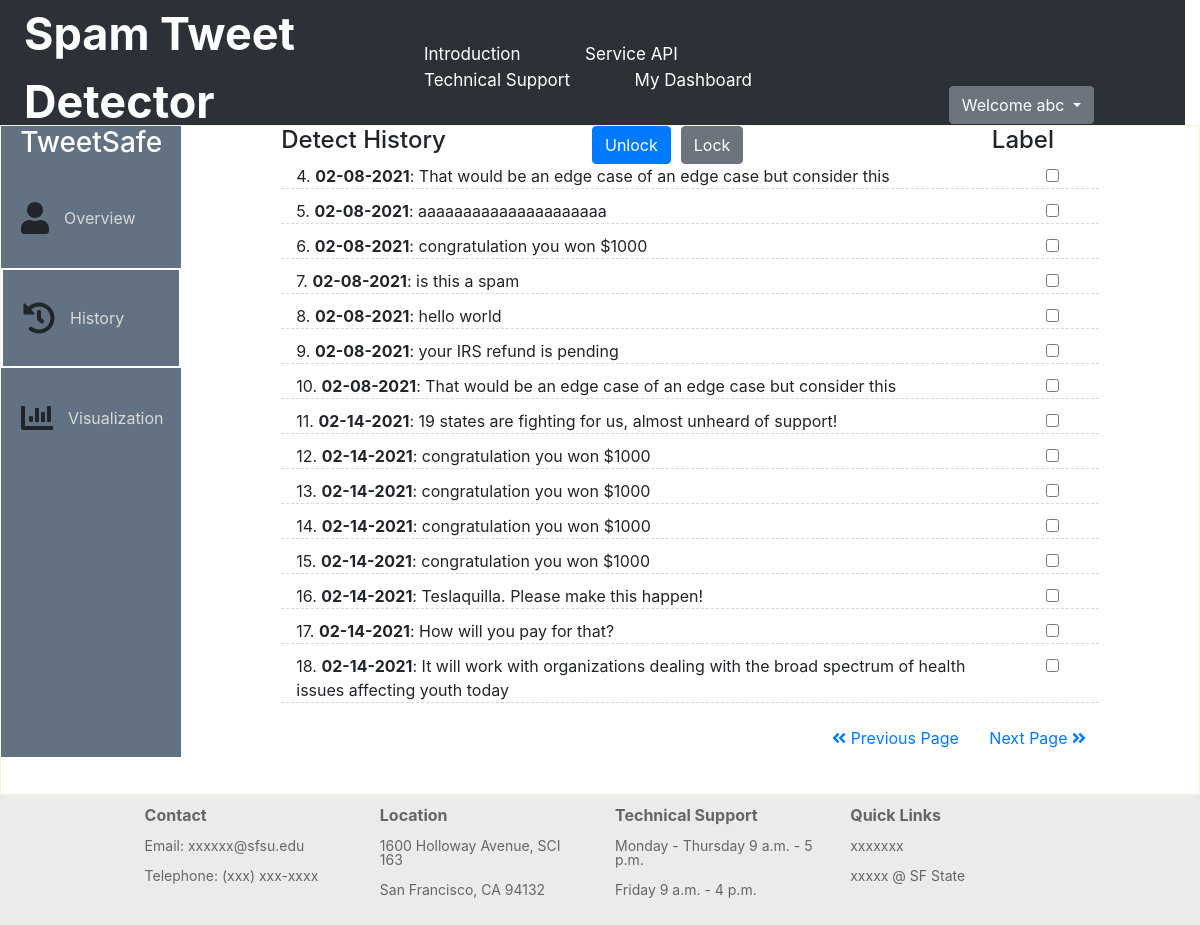
Screenshot of /dash_history (signed in) with the database file from the repository.
### tables this page shows
CREATE TABLE "abc"
(
	ID integer
		primary key autoincrement,
	Content TEXT,
	Label TEXT,
	Date Date,
	Score TEXT
);

### app.py (the view)
@app.route('/dash_history')
def toHistory():
    username = session.get('username')
    tweets = tools.util.get_past_fiften_database(username) #date content label
    if username:
        return render_template('dash_history.html', userName="Welcome " + username, tweets = tweets)
    else:
        return redirect(url_for('toSignIn'))

### tools/util.py (called while the page is built)
def time_formatter(date):
    date_list  = date.split("-")
    year = date_list[0]
    month = date_list[1]
    day = date_list[2]
    return month+"-"+day+"-"+year

def get_past_fiften_database(usrname):
    fiften_list = []
    with sql.connect("database.db") as con:
        cur = con.cursor()
        try:
            cur.execute("SELECT ID,Date, Content, Label FROM " + usrname + " ORDER BY ID ASC LIMIT 15")
            for row in cur:
                new_date = time_formatter(row[1])
                t = (row[0],new_date,  row[2], row[3])
                fiften_list.append(t)
        except TypeError:
            print("did not find it")
            pass
    return fiften_list

### templates/dash_history.html (shortened to what this page needs)
<!DOCTYPE html>
<html >
<head>
  <link rel="stylesheet" href="https://stackpath.bootstrapcdn.com/bootstrap/4.5.2/css/bootstrap.min.css">
  <link rel="stylesheet" href="{{ url_for('static', filename='css/structure-style.css') }}">
  <link rel="stylesheet" href="{{ url_for('static', filename='css/dashboard.css') }}">
  <link rel="stylesheet" href="{{ url_for('static', filename='css/dash-history.css') }}">
  <link href="https://cdn.jsdelivr.net/gh/gitbrent/bootstrap4-toggle@3.6.1/css/bootstrap4-toggle.min.css" rel="stylesheet">
</head>
<body>
  <div class="row banner">
    <div class="title col-4"><a href="{{ url_for('home')}}">Spam Tweet Detector</a></div>
    <div class="col-5 tags">
      <div class="tag-item"><a href="{{ url_for('toWhyPage')}}">Introduction</a></div>
      <div class="tag-item"><a href="{{ url_for('toServicePage')}}">Service API</a></div>
      <div class="tag-item"><a href="{{ url_for('toSupportPage')}}">Technical Support</a> </div>
      <div class="tag-item"><a href="{{ url_for('toDashBoard')}}">My Dashboard</a></div>
    </div>
    <div class="col-2 sign">
      {% if userName %}
      <div class="dropdown">
        <button class="btn btn-secondary dropdown-toggle" type="button" data-toggle="dropdown">
          {{userName}}
        </button>
      </div>
      {% else %}
      <p class="sign-up"><a href="{{ url_for('toSignIn')}}">{{signIn}}</a></p>
      <p class="sign-up"><a href="{{ url_for('toSignUp')}}">{{singUp}}</a></p>
      {% endif %}
      </div>
  </div>
  <div class="main">
    <div class="wrapper">
      <nav id="sidebar">
        <div class="sidebar-header">
          <h3>TweetSafe</h3>
        </div>
         <ul class="list-unstyled components">
            <li class="box ">
                <i class="fas fa-user fa-2x"></i>
                <a href="{{ url_for('toDashBoard')}}">Overview</a>
            </li>
            <li class="box active">
              <i class="fas fa-history fa-2x"></i>
              <a href="{{ url_for('toHistory')}}">History</a>
            </li>
            <li class="box">
              <i class="fas fa-chart-bar fa-2x"></i>
              <a href="{{ url_for('toVisualization')}}">Visualization</a>
            </li>
        </ul>
      </nav>
      <div class="main-content">
        <div class="head row">
          <h4 class="col">Detect History </h4>
          <button class="btn btn-primary" id="unlock-btn" style="margin-right: 10px;">Unlock</button>
          <button class="btn btn-secondary" id="lock-btn">Lock</button>
          <h4 class="col" style="text-align: right;margin-right: 45px;">Label</h4>
        </div>
        <ul class="list-unstyled components">
          {% for tweet in tweets %}
          <li class="spam" id ={{tweet[0]}}>
            <div class="col-sm-11">
              {{tweet[0]}}. <span style="font-weight: bold;">{{tweet[1]}}</span>: {{tweet[2]}}
            </div>
            <div class="col-sm-1">
              {% if tweet[2] =="sus_spam" or tweet[2] =="con_spam" %}
              <div class="toggle-div">
                <input type="checkbox" checked data-toggle="toggle" data-size="xs" data-on="Spam" data-off="Benign" class="label-btn">
              </div>
              {% else %}
              <div class="toggle-div">
                <input type="checkbox" data-toggle="toggle" data-size="xs" data-on="Spam" data-off="Benign" class="label-btn">
              </div>
              {% endif %}
            </div>
          </li>
          {% endfor %}
        </ul>
        <div class="pages">
          <a class="btn btn-link" id="pre_page" href="{{ url_for('getPrevFifteenTweets')}}"><i class="fas fa-angle-double-left"></i> Previous Page</a>
          <a class="btn btn-link" id="next_page" href="{{ url_for('getNextFifteenTweets') }} ">Next Page <i class="fas fa-angle-double-right"></i></a>
        </div>
      </div>
    </div>
  </div>
  <div class="img-container footer">
      <div class="row contacts">
          <div class="col">
              <p class="subtitle">Contact</p>
              <p>Email: xxxxxx@sfsu.edu</p>
              <p>Telephone: (xxx) xxx-xxxx</p>
          </div>
          <div class="col">
              <p class="subtitle">Location</p>
              <p>1600 Holloway Avenue, SCI 163</p>
              <p>San Francisco, CA 94132</p>
          </div>
          <div class="col">
              <p class="subtitle">Technical Support</p>
              <p>Monday - Thursday 9 a.m. - 5 p.m.</p>
              <p>Friday 9 a.m. - 4 p.m.</p>
          </div>
          <div class="col">
              <p class="subtitle">Quick Links</p>
              <p>xxxxxxx</p>
              <p>xxxxx @ SF State</p>
          </div>
      </div>
  </div>
</body>
</html>

### static/css/structure-style.css (style rules this page uses)
body { margin: 0px; padding: 0px; }
.banner { width: 100%; height: 125px; background: #2b3137; display: inline-flex; align-items: center; margin-right: 0px; color: #fff; }
.banner .title { font-size: 45px; margin-left:2%; font-weight: bold; }
.tag-item > a, .title > a, .sign-up > a, .sign > a { text-decoration: none; color: white }
.tag-item { display: inline-block; margin-right:60px; font-size: 17px; }
.banner > .sign { display: inline; text-align: right; margin-right: 1%; margin-top: 75px; }
.main { width: 100%; height: 670px; border: 1px solid beige; }
.footer { background: #ebebea; width: 100%; padding: 1%; margin-bottom: 0px; }
.contacts { line-height: 1; margin:0 10% 0 10%;; color: #666666; font-size: 14px; }
.subtitle { font-size: 16px; font-weight: bold; }

### static/css/dashboard.css (style rules this page uses)
.wrapper { display: flex; width: 100%; align-items: stretch; height: 100%; }
.main-content { height: 100%; width: 100%; display: flex; }
#sidebar { background:#637282; width: 220px; text-align: left; }
h3 { color: white; text-align: center; }
a { text-decoration: none; transition: all 0.3s; color: #d8d8d8; }
.box { text-align: left; height: 100px; display: flex; align-items: center; padding-left: 20px; }
.box > a { margin-left: 15px; }
.active { border: 2px solid white; }
.main { min-height: 670px; }

### static/css/dash-history.css (style rules this page uses)
.main-content { display: block; padding-left: 100px; padding-right: 100px; }
.head { display: flex; }
.spam { border-bottom: 1px dashed #d8d9da; margin-bottom: 10px; text-align: left; display: flex; }
.main { height: auto!important; }
.pages { text-align: right; }

### rows the page displays
abc: ID "4", Date "02-08-2021", Content "That would be an edge case of an edge case but consider this"
abc: ID "5", Date "02-08-2021", Content "aaaaaaaaaaaaaaaaaaaaa"
abc: ID "6", Date "02-08-2021", Content "congratulation you won $1000"
abc: ID "7", Date "02-08-2021", Content "is this a spam"
abc: ID "8", Date "02-08-2021", Content "hello world"
abc: ID "9", Date "02-08-2021", Content "your IRS refund is pending"
abc: ID "10", Date "02-08-2021", Content "That would be an edge case of an edge case but consider this"
abc: ID "11", Date "02-14-2021", Content "19 states are fighting for us, almost unheard of support!"
abc: ID "12", Date "02-14-2021", Content "congratulation you won $1000"
abc: ID "13", Date "02-14-2021", Content "congratulation you won $1000"
abc: ID "14", Date "02-14-2021", Content "congratulation you won $1000"
abc: ID "15", Date "02-14-2021", Content "congratulation you won $1000"
abc: ID "16", Date "02-14-2021", Content "Teslaquilla. Please make this happen!"
abc: ID "17", Date "02-14-2021", Content "How will you pay for that?"
abc: ID "18", Date "02-14-2021", Content "It will work with organizations dealing with the broad spectrum of health issues affecting youth today"

### other values shown
{{ userName }} "Welcome abc"
